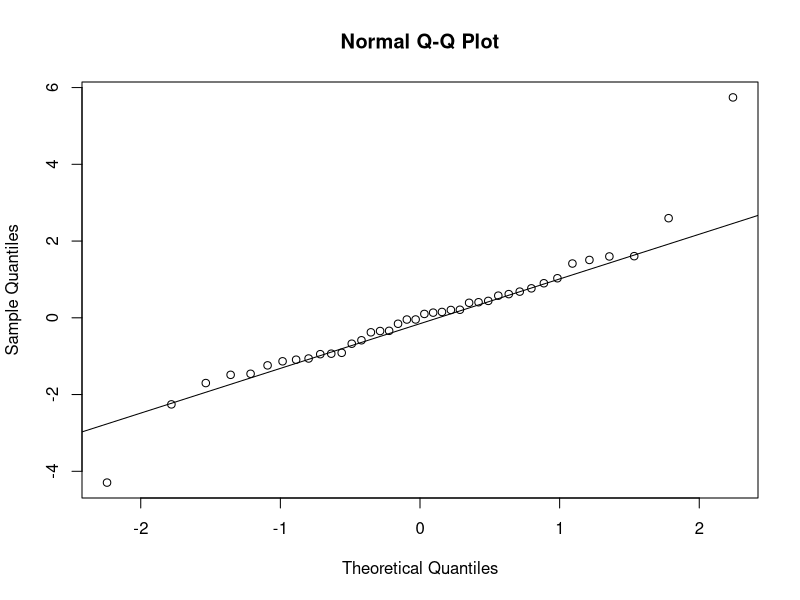
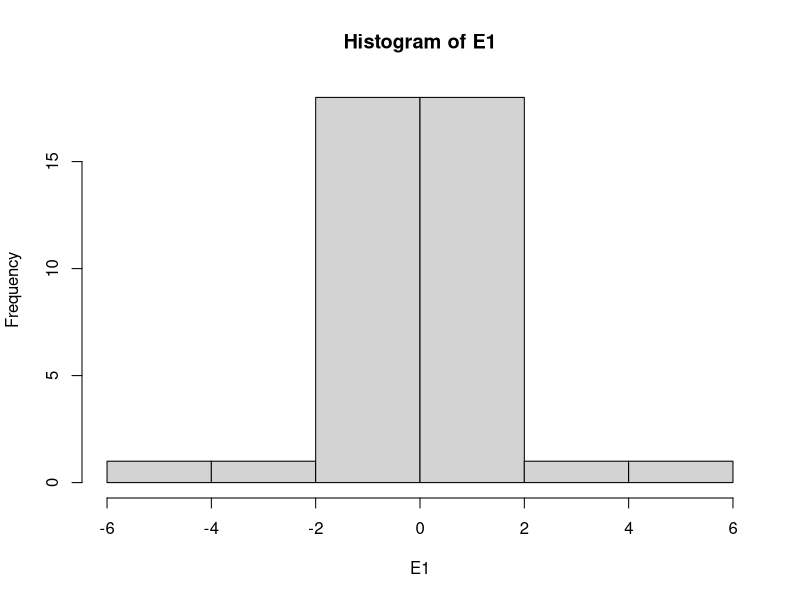
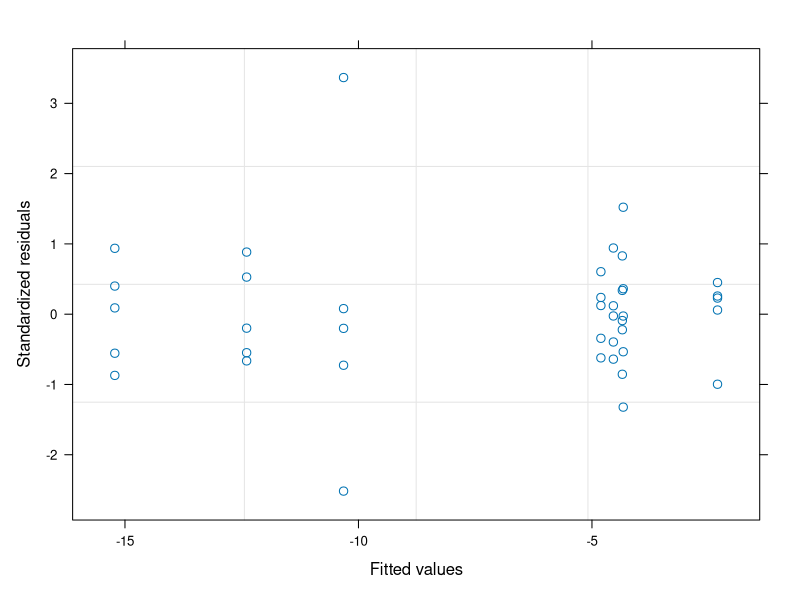

Recreate these plots in R, in order. (Note: this script raises an error after producing the figures.)
#Author:  Clay Arango
#Creation date: 10-Feb-19
#Script to analyze NDS data from Summer 2018 WSB work with S. Roley and A. Alexiades

#packages
install.packages("nlme")
install.packages("nortest")
install.packages("dplyr")
install.packages("multcomp")
install.packages("MASS")
install.packages("ggplot2")
library(nlme)
library(nortest)
library(dplyr)
library(multcomp)
library(MASS)
library(ggplot2)

#Load data
cle_summer <- read.table(file="cle_summer.csv", header=T, sep=",")

#set variable
d = cle_summer

#evaluate data to make sure factors are correct
names(d)
unique(d$nutrient) #control, N, NP, NPSi, NSi, P, PSi, Si
unique(d$N) #should be 0 and 1
unique(d$P) #should be 0 and 1
unique(d$Si) #should be 0 and 1
unique(d$top) #should be "sponge" and "glass"
#if need to change, use recode function below. 
d$top<-recode(d$top, "cellulose" ="sponge")
str(d)

#convert N and P vand Si alues (0 or 1 for absence or presence) to factors
d$N<-as.factor(d$N)
d$P<-as.factor(d$P)
d$Si<-as.factor(d$Si)
str(d)

#subset data into gpp and cr response
d.cr = subset(d, top=="sponge", data=d)
d.gpp = subset(d, top=="glass", data=d)

#calculate nrr for cr
x = aggregate(d.cr[,8], list(d.cr$nutrient), mean, na.rm=T)
x
d.cr$cr.nrr = d.cr$cr.area/-3.569447 #is there a prettier way to do this?

#calculate nrr for gpp
x = aggregate(d.gpp[,9], list(d.gpp$nutrient), mean, na.rm=T)
x
d.gpp$gpp.nrr = d.gpp$gpp.area/2.753282 #is there a prettier way to do this?

############################################################
#analyze RESPIRATION data
############################################################

M1<-gls(cr.area~N*P*Si, data=d.cr, na.action=na.omit)
E1<-residuals(M1)
qqnorm(E1)
qqline(E1)
ad.test(E1)
   #residuals are normally distributed
hist(E1)  
plot(M1)
   #this doesn't look good

plot(filter(d.cr, !is.na(cr.area)) %>% dplyr::select(nutrient), 
     E1, xlab="nutrient", ylab="Residuals")
bartlett.test(cr.area~nutrient, data=d.cr)
   #variance test not OK, we'll probably need to mess with this one

anova(M1)
  
x <- group_by(d.cr, nutrient) %>%  # Grouping function causes subsequent functions to aggregate by season and reach
  summarize(cr.mean = abs(mean(cr.area, na.rm = TRUE)), # na.rm = TRUE to remove missing values
            cr.sd=abs(sd(cr.area, na.rm = TRUE)),  # na.rm = TRUE to remove missing values
            n = sum(!is.na(cr.area)), # of observations, excluding NAs. 
            cr.se=cr.sd/sqrt(n))

ggplot(data=x, aes(x=nutrient, y=cr.mean)) + 
  geom_bar(stat="identity", position=position_dodge(), color = "black") + 
  geom_errorbar(aes(ymin=cr.mean, ymax=cr.mean+cr.se), width=0.2, 
                position=position_dodge(0.9)) + 
  xlab("Nutrient") +
  ylab(expression(Respiration~(ug~O[2]~m^{-2}~h^{-1}))) +
  ylim(0,20) +
  labs(fill="Light") +
  theme_bw() +
  theme(panel.grid.major=element_blank(),
        panel.grid.minor=element_blank(),
        legend.title=element_text(size=6),
        legend.key=element_blank(), 
        legend.position=c(0.5,0.95), 
        legend.text=element_text(size=8), 
        legend.background=element_blank(), 
        legend.direction="horizontal", 
        legend.key.size=unit(0.3, "cm"), 
        axis.title.y=element_text(size=8), 
        axis.title.x=element_text(size=8), 
        axis.text.x=element_text(size=8))

#ggsave('output/figures/Ring_summer.tiff',
#       units="in",
#       width=3.25,
#       height=3.25,
#       dpi=1200,
#       compression="lzw")

############################################################
#analyze the PRODUCTION data
############################################################

M1<-gls(gpp.area~N*P*Si, data=d.gpp, na.action=na.omit) 
E1<-residuals(M1)
qqnorm(E1)
qqline(E1)
ad.test(E1)
   #residuals are not normal, check outlier

hist(E1, xlab="residuals", main="")
plot(M1)

plot(filter(d.gpp, !is.na(gpp.area)) %>% dplyr::select(nutrient), 
     E1, xlab="nutrient", ylab="Residuals")
bartlett.test(gpp.area~nutrient, data=d.gpp)
   #not good, check outlier

anova(M1)
  
x <- group_by(d.gpp, nutrient) %>%  # Grouping function causes subsequent functions to aggregate by season and reach
  summarize(gpp.mean = abs(mean(gpp.area, na.rm = TRUE)), # na.rm = TRUE to remove missing values
            gpp.sd=abs(sd(gpp.area, na.rm = TRUE)),  # na.rm = TRUE to remove missing values
            n = sum(!is.na(gpp.area)), # of observations, excluding NAs. 
            gpp.se=gpp.sd/sqrt(n))

ggplot(data=x, aes(x=nutrient, y=gpp.mean)) + 
  geom_bar(stat="identity", position=position_dodge(), color = "black") + 
  geom_errorbar(aes(ymin=gpp.mean, ymax=gpp.mean+gpp.se), width=0.2, 
                position=position_dodge(0.9)) + 
  xlab("Nutrient") +
  ylab(expression(Production~(ug~O[2]~m^{-2}~h^{-1}))) +
  labs(fill="Light") +
  theme_bw() +
  theme(panel.grid.major=element_blank(),
        panel.grid.minor=element_blank(), 
        legend.title=element_text(size=6), 
        legend.key=element_blank(),  
        legend.position=c(0.5,0.95),  
        legend.text=element_text(size=8),  
        legend.background=element_blank(),  
        legend.direction="horizontal",  
        legend.key.size=unit(0.3, "cm"),  
        axis.title.y=element_text(size=8),  
        axis.title.x=element_text(size=8),  
        axis.text.x=element_text(size=8))

#ggsave('output/figures/gppByNutrient.tiff',
#       units="in",
#       width=3.25,
#       height=3.25,
#       dpi=1200,
#       compression="lzw")


#BELOW HERE IS NOT EDITED





############################################################
#analyze the CHL-A biomass on disks

M1<-gls(chla~N*P*light, data=roza_sum.chla, na.action=na.omit)
E1<-residuals(M1)
qqnorm(E1)
qqline(E1)
ad.test(E1)
  #residuals look bad (p=0.001)
hist(E1)
plot(M1)

vf1 = varIdent(form = ~ 1|N*P)
vf2 = varIdent(form = ~ 1|light)
vf3 = varIdent(form = ~ 1|N*P*light)
vf4 = varPower(form = ~ fitted(.)) 
vf5 = varExp(form = ~ fitted(.))
vf6 = varConstPower(form = ~ fitted(.))
vf7 = varExp(form = ~ fitted(.)|nutrient)

M2<-gls(chla~N*P*light, data=roza_sum.chla, na.action=na.omit, weights=vf1)
M3<-gls(chla~N*P*light, data=roza_sum.chla, na.action=na.omit, weights=vf2)
M4<-gls(chla~N*P*light, data=roza_sum.chla, na.action=na.omit, weights=vf3)
M5<-gls(chla~N*P*light, data=roza_sum.chla, na.action=na.omit, weights=vf4)
M6<-gls(chla~N*P*light, data=roza_sum.chla, na.action=na.omit, weights=vf5)
M7<-gls(chla~N*P*light, data=roza_sum.chla, na.action=na.omit, weights=vf6)
M8<-gls(chla~N*P*light, data=roza_sum.chla, na.action=na.omit, weights=vf7)

anova(M1,M2,M3,M4,M5,M6,M7,M8)

#M3 is best on AIC

E3<-residuals(M3)
qqnorm(E3)
qqline(E3)
ad.test(E3)
#residuals are not normal (p=0.001)
hist(E3, xlab="residuals", main="")
plot(M3)
  #hist and plot look good

plot(filter(roza_sum.chla, !is.na(chla)) %>% dplyr::select(light), 
     E3, xlab="light", ylab="Residuals")
bartlett.test(chla~light, data=roza_sum.chla)

plot(filter(roza_sum.chla, !is.na(chla)) %>% dplyr::select(nutrient), 
     E3, xlab="nutrient", ylab="Residuals")
bartlett.test(chla~nutrient, data=roza_sum.chla)

anova(M3)

#light is significant and N and P separately interact with light

x<-roza_sum.chla[complete.cases(roza_sum.chla$chla),]

with(x, 
     interaction.plot(nutrient,light,chla, 
                      ylim=c(0,1.5),lty=c(1,12),lwd=2,ylab="Chlorophyll a", 
                      xlab="Nutrient", trace.label="Light"))

x <- group_by(roza_sum.chla, nutrient, light) %>%  # Grouping function causes subsequent functions to aggregate by season and reach
  summarize(chla.mean = mean(chla, na.rm = TRUE), # na.rm = TRUE to remove missing values
            chla.sd=sd(chla, na.rm = TRUE),  # na.rm = TRUE to remove missing values
            n = sum(!is.na(chla)), # of observations, excluding NAs. 
            chla.se=chla.sd/sqrt(n))

ggplot(data=x, 
       aes(x=nutrient, y=chla.mean, fill=light)) + 
  geom_bar(stat="identity", position=position_dodge(), color = "black") + 
  geom_errorbar(aes(ymin=chla.mean, ymax=chla.mean+chla.se), width=0.2, 
                position=position_dodge(0.9)) + 
  scale_fill_manual(values=c("white","black")) +
  xlab("Nutrient") +
  ylab(expression(Chlorophyll~a~(ug~cm^{-2}))) +
  ylim(0,1.7) +
  labs(fill="Light") +
  theme_bw() +
  theme(panel.grid.major=element_blank(), 
        panel.grid.minor=element_blank(), 
        legend.title=element_text(size=6), 
        legend.key=element_blank(), 
        legend.position=c(0.5,0.95), 
        legend.text=element_text(size=8), 
        legend.background=element_blank(), 
        legend.direction="horizontal", 
        legend.key.size=unit(0.3, "cm"), 
        axis.title.y=element_text(size=8), 
        axis.title.x=element_text(size=8), 
        axis.text.x=element_text(size=8))

ggsave('output/figures/chlaByNutrientLight.tiff',
       units="in",
       width=3.25,
       height=3.25,
       dpi=1200,
       compression="lzw")



############################################################
############################################################
#calculate nrr mean and standard error
x1 <- group_by(roza_sum, nutrient, light) %>%  # Grouping function causes subsequent functions to aggregate by season and reach
  summarize(chla.nrr.mean = mean(chla.nrr, na.rm = TRUE), # na.rm = TRUE to remove missing values
            chla.nrr.sd=sd(chla.nrr, na.rm = TRUE),  # na.rm = TRUE to remove missing values
            chla.n = sum(!is.na(chla.nrr)), # of observations, excluding NAs. 
            chla.nrr.se=chla.nrr.sd/sqrt(chla.n))


x2 <- group_by(roza_sum, nutrient, light) %>%  # Grouping function causes subsequent functions to aggregate by season and reach
  summarize(gpp.nrr.mean = mean(gpp.nrr, na.rm = TRUE), # na.rm = TRUE to remove missing values
            gpp.nrr.sd=sd(gpp.nrr, na.rm = TRUE),  # na.rm = TRUE to remove missing values
            gpp.n = sum(!is.na(gpp.nrr)), # of observations, excluding NAs. 
            gpp.nrr.se=gpp.nrr.sd/sqrt(gpp.n))

x3 <- group_by(roza_sum, nutrient, light) %>%  # Grouping function causes subsequent functions to aggregate by season and reach
  summarize(cr.nrr.mean = mean(cr.nrr, na.rm = TRUE), # na.rm = TRUE to remove missing values
            cr.nrr.sd=sd(cr.nrr, na.rm = TRUE),  # na.rm = TRUE to remove missing values
            cr.n = sum(!is.na(cr.nrr)), # of observations, excluding NAs. 
            cr.nrr.se=cr.nrr.sd/sqrt(cr.n))

roza_sum.nrr<-cbind(x1,x2,x3)
roza_sum.nrr <- roza_sum.nrr[, !duplicated(colnames(roza_sum.nrr))]
write.csv(roza_sum.nrr, "roza_sum.nrr.csv")
